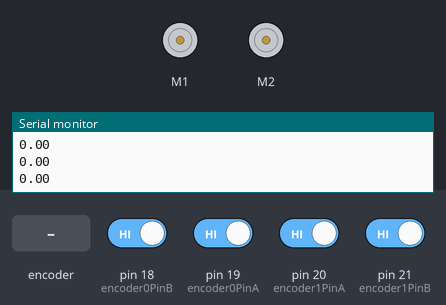
A sketch run on a simulated Arduino Mega 2560, built with avr-gcc and run on an emulated ATmega2560. Parts: 2 × DC motor (green arrow = forward, orange = backward, longer = faster), the last lines printed to the serial monitor. The test bench sets the inputs (shaded band); at power-on: pin 18 (encoder0PinB), pin 19 (encoder0PinA), pin 20 (encoder1PinA), pin 21 (encoder1PinB) HIGH.

Above: at 1.2 s.
1.3 s: rotary encoder on pin 19 (encoder0PinA) / pin 18 (encoder0PinB) turned 3 steps (first pin leading)
At 5.9 s:
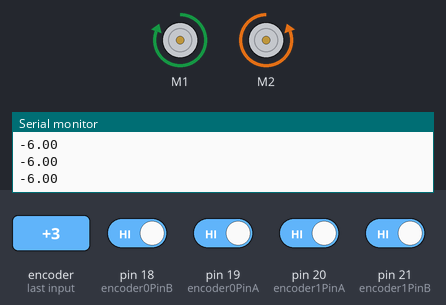
11.5 s: pin 20 (encoder1PinA) driven LOW
At 12.7 s:
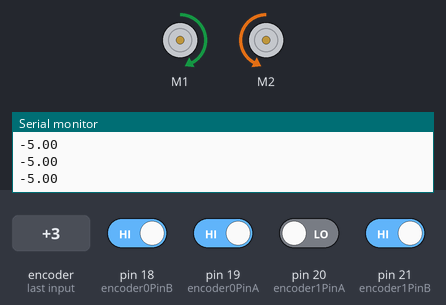
Timing chart, 0 to 20.5 s (numbered marks = the images above; inputs shaded):
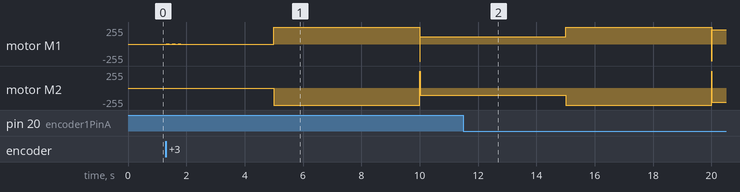

The sketch:

PUCIRB2001_Proyecto_Motor_Base.ino
```cpp
/*
 * -----------------------------
 * IRB2001 -2017-1
 * Modulo: Control de Sistemas Roboticos
 * -----------------------------
 * Programa Base Tarea del Modulo
 * -----------------------------
 */

//-----------------------------------
// IMPORTAR librearias
#include "DualVNH5019MotorShield.h"
DualVNH5019MotorShield md;

// Definición de PINs
#define encoder0PinA  19
#define encoder0PinB  18
#define encoder1PinA  20
#define encoder1PinB  21

// Variables Tiempo
unsigned long time_ant = 0;
const int Period = 10000;   // 10 ms = 100Hz
float escalon = 0;
const float dt = Period *0.000001f;
float motorout    = 0.0;

// Variables de los Encoders y posicion
volatile long encoder0Pos = 0;
volatile long encoder1Pos = 0;
long newposition0;
long oldposition0 = 0;
long newposition1;
long oldposition1 = 0;
unsigned long newtime;
float vel0;
float vel1;
volatile float pos_prom = 0;
float ref_pos = 4250.0;
float k_p = 0.3; // 0.875 ----- 0.675                         0.65
float k_i = 0.008; //0.0008 ---- 2.6318485 ----- 2.49        0.0009
float k_d = 0.026; //0.028 ---- 0.095108 ----- 0.095            0.03
float integral = 0.0;
volatile float error = 0.0;
volatile float error_old = 0.0;
float derivada = 0;
float contador = 0;


//-----------------------------------
// CONFIGURACION
void setup()
{
	// Configurar MotorShield
	md.init();

	// Configurar Encoders
	pinMode(encoder0PinA, INPUT);
	digitalWrite(encoder0PinA, HIGH);       // Incluir una resistencia de pullup en la entrada
	pinMode(encoder0PinB, INPUT);
	digitalWrite(encoder0PinB, HIGH);       // Incluir una resistencia de pullup en la entrada
	pinMode(encoder1PinA, INPUT);
	digitalWrite(encoder1PinA, HIGH);       // Incluir una resistencia de pullup en la entrada
	pinMode(encoder1PinB, INPUT);
	digitalWrite(encoder1PinB, HIGH);       // Incluir una resistencia de pullup en la entrada
	attachInterrupt(digitalPinToInterrupt(encoder0PinA), doEncoder0A, CHANGE);  // encoder 0 PIN A
	attachInterrupt(digitalPinToInterrupt(encoder0PinB), doEncoder0B, CHANGE);  // encoder 0 PIN B
	attachInterrupt(digitalPinToInterrupt(encoder1PinA), doEncoder1A, CHANGE);  // encoder 1 PIN A
	attachInterrupt(digitalPinToInterrupt(encoder1PinB), doEncoder1B, CHANGE);  // encoder 1 PIN B


	// Configurar Serial port
	Serial.begin(115200);           //Inicializar el puerto serial (Monitor Serial)
	Serial.println("start");
}

//-----------------------------------
// CONFIGURANDO INTERRUPCIONES
void doEncoder0A()
{
	if (digitalRead(encoder0PinA) == digitalRead(encoder0PinB)) {
		encoder0Pos++;
	} else {
		encoder0Pos--;
	}
}

void doEncoder0B()
{
	if (digitalRead(encoder0PinA) == digitalRead(encoder0PinB)) {
		encoder0Pos--;
	} else {
		encoder0Pos++;
	}
}

void doEncoder1A()
{
	if (digitalRead(encoder1PinA) == digitalRead(encoder1PinB)) {
		encoder1Pos++;
	} else {
		encoder1Pos--;
	}
}

void doEncoder1B()
{
	if (digitalRead(encoder1PinA) == digitalRead(encoder1PinB)) {
		encoder1Pos--;
	} else {
		encoder1Pos++;
	}
}


//-----------------------------------
// LOOP PRINCIPAL
void loop() {
	if ((micros() - time_ant) >= Period)
	{
		newtime = micros();

		//-----------------------------------
		// Ejemplo variable alterando cada 10 segundos
		if ((newtime / 5000000) % 2)
			ref_pos = 4250 ;
		else
			ref_pos = 0;


		//-----------------------------------
		// Actualizando Informacion de los encoders
		newposition0 = encoder0Pos;
		newposition1 = encoder1Pos;

		//-----------------------------------
		// Calculando Velocidad del motor
		float rpm = 31250;
		vel0 = (float)(newposition0 - oldposition0) * rpm / (newtime - time_ant); //RPM
		vel1 = (float)(newposition1 - oldposition1) * rpm / (newtime - time_ant); //RPM
		oldposition0 = newposition0;
		oldposition1 = newposition1;

		//-----------------------------------
		// Salida al Motor
		pos_prom = (newposition0 - newposition1)/2;
		error = ref_pos - pos_prom;
		integral += error*dt;
		derivada = (error - error_old)/dt;
		motorout = k_p*error + k_i*integral + k_d*derivada;
		error_old = error;


		// Motor Voltage
		md.setM1Speed(motorout);
		md.setM2Speed(-motorout);


		//

		// Reportar datos

		//    Serial.print(",");
		//    Serial.print(newposition1);
		//    Serial.print(",");
		//    Serial.print(ref);
		//    Serial.print(",");
		//    Serial.print(vel0);
		//    Serial.print(",");
		//    Serial.print(vel1);
		//    Serial.print(", ");
		//    Serial.print(" Motor Out 0: ");
		//    Serial.print(motorout);
		//    Serial.print(", ");
		//    Serial.print(" Motor Out 1: ");
		//    Serial.println(motorout);
		//Serial.print(vel0);
		//Serial.print(", ");
		//Serial.print(ref);
		//Serial.print(", ");
		//Serial.println(newtime);
		//Serial.print("$,");
		//Serial.print(newtime);
		//Serial.print(",");
		Serial.println(pos_prom);
		time_ant = newtime;
	}

}
```
